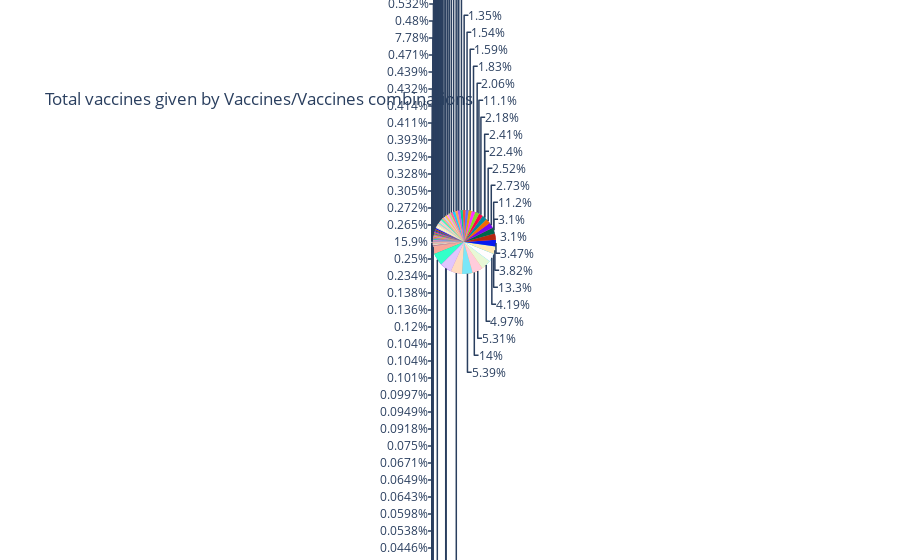

This figure's notebook cell:
### Code cell
#Piechart showing total different combinations of vaccines used by countries
fig=px.pie(vac,values='TOTAL_VACCINATIONS',names='VACCINES_USED',labels={'VACCINES_USED':'Vaccine',' 	TOTAL_VACCINATIONS':'Total'})
fig.update_layout(title='Total vaccines given by Vaccines/Vaccines combinations',showlegend=False)
fig

### Figure 1 — Plotly figure (JSON) as saved in the notebook; plotly's stock layout.template omitted (floating-point values rounded to 4 significant figures)
{"data": [{"domain": {"x": [0, 1], "y": [0, 1]}, "hovertemplate": "Vaccine=%{label}<br>TOTAL_VACCINATIONS=%{value}<extra></extra>", "labels": ["Anhui ZL - Zifivax,AstraZeneca - Vaxzevria,Beijing CNBG - BBIBP-CorV,Gamaleya - Gam-Covid-Vac,RIBSP - QazVac,SRCVB - EpiVacCorona,Unknown Vaccine", "Anhui ZL - Zifivax,Beijing CNBG - BBIBP-CorV,CanSino - Convidecia,IMB - Covidful,Pfizer BioNTech - Comirnaty,Shenzhen - LV-SMENP-DC,Sinovac - CoronaVac,Wuhan CNBG - Inactivated", "Anhui ZL - Zifivax,Gamaleya - Gam-Covid-Vac,Gamaleya - Sputnik-Light,Moderna - Spikevax,Pfizer BioNTech - Comirnaty,SII - Covishield,Sinovac - CoronaVac,Unknown Vaccine", "AstraZeneca - AZD1222", "AstraZeneca - AZD1222, Pfizer BioNTech - Comirnaty", "AstraZeneca - AZD1222, Pfizer BioNTech - Comirnaty, Sinovac - CoronaVac, Gamaleya - Sputnik V", "AstraZeneca - Vaxzevria", "AstraZeneca - Vaxzevria,Beijing CNBG - BBIBP-CorV", "AstraZeneca - Vaxzevria,Beijing CNBG - BBIBP-CorV,Bharat - Covaxin,CanSino - Convidecia,Finlay - Soberana-02,Gamaleya - Gam-Covid-Vac,Gamaleya - Sputnik-Light,Janssen - Ad26.COV 2-S,Moderna - Spikevax,Pfizer BioNTech - Comirnaty,Shifa - COVIran Barakat,Sinovac - CoronaVac", "AstraZeneca - Vaxzevria,Beijing CNBG - BBIBP-CorV,Bharat - Covaxin,CanSino - Convidecia,Gamaleya - Gam-Covid-Vac,Gamaleya - Sputnik-Light,Janssen - Ad26.COV 2-S,Moderna - Spikevax,Pfizer BioNTech - Comirnaty,SII - Covishield,Sinovac - CoronaVac", "AstraZeneca - Vaxzevria,Beijing CNBG - BBIBP-CorV,Bharat - Covaxin,CanSino - Convidecia,Gamaleya - Gam-Covid-Vac,Gamaleya - Sputnik-Light,Janssen - Ad26.COV 2-S,Moderna - Spikevax,Pfizer BioNTech - Comirnaty,Sinovac - CoronaVac", "AstraZeneca - Vaxzevria,Beijing CNBG - BBIBP-CorV,Bharat - Covaxin,Gamaleya - Gam-Covid-Vac,Gamaleya - Sputnik-Light,Janssen - Ad26.COV 2-S,Julphar - Hayat-Vax,Moderna - Spikevax,Novavax-NUVAXOVID,Pfizer BioNTech - Comirnaty,Sinovac - CoronaVac", "AstraZeneca - Vaxzevria,Beijing CNBG - BBIBP-CorV,Bharat - Covaxin,Gamaleya - Gam-Covid-Vac,Janssen - Ad26.COV 2-S,Moderna - Spikevax,Pfizer BioNTech - Comirnaty,SII - Covishield", "AstraZeneca - Vaxzevria,Beijing CNBG - BBIBP-CorV,Bharat - Covaxin,Gamaleya - Gam-Covid-Vac,Julphar - Hayat-Vax,Moderna - Spikevax,Pfizer BioNTech - Comirnaty,Sinovac - CoronaVac", "AstraZeneca - Vaxzevria,Beijing CNBG - BBIBP-CorV,Bharat - Covaxin,Janssen - Ad26.COV 2-S,Moderna - Spikevax,Novavax-NUVAXOVID,Pfizer BioNTech - Comirnaty,Sinovac - CoronaVac", "AstraZeneca - Vaxzevria,Beijing CNBG - BBIBP-CorV,CIGB - CIGB-66,Gamaleya - Gam-Covid-Vac,Moderna - Spikevax,Pfizer BioNTech - Comirnaty", "AstraZeneca - Vaxzevria,Beijing CNBG - BBIBP-CorV,CanSino - Convidecia,Gamaleya - Gam-Covid-Vac,Janssen - Ad26.COV 2-S,Moderna - Spikevax,Pfizer BioNTech - Comirnaty,Sinovac - CoronaVac", "AstraZeneca - Vaxzevria,Beijing CNBG - BBIBP-CorV,CanSino - Convidecia,Gamaleya - Gam-Covid-Vac,Moderna - Spikevax,Pfizer BioNTech - Comirnaty,SII - Covishield", "AstraZeneca - Vaxzevria,Beijing CNBG - BBIBP-CorV,Gamaleya - Gam-Covid-Vac,Gamaleya - Sputnik-Light,Janssen - Ad26.COV 2-S,Pfizer BioNTech - Comirnaty,SII - Covishield,Sinovac - CoronaVac", "AstraZeneca - Vaxzevria,Beijing CNBG - BBIBP-CorV,Gamaleya - Gam-Covid-Vac,Gamaleya - Sputnik-Light,Moderna - Spikevax,Pfizer BioNTech - Comirnaty,Sinovac - CoronaVac,Wuhan CNBG - Inactivated", "AstraZeneca - Vaxzevria,Beijing CNBG - BBIBP-CorV,Gamaleya - Gam-Covid-Vac,Janssen - Ad26.COV 2-S,Moderna - Spikevax,Pfizer BioNTech - Comirnaty,SII - Covishield", "AstraZeneca - Vaxzevria,Beijing CNBG - BBIBP-CorV,Gamaleya - Gam-Covid-Vac,Janssen - Ad26.COV 2-S,Moderna - Spikevax,Pfizer BioNTech - Comirnaty,SII - Covishield,Sinovac - CoronaVac", "AstraZeneca - Vaxzevria,Beijing CNBG - BBIBP-CorV,Gamaleya - Gam-Covid-Vac,Janssen - Ad26.COV 2-S,Moderna - Spikevax,Pfizer BioNTech - Comirnaty,Sinovac - CoronaVac", "AstraZeneca - Vaxzevria,Beijing CNBG - BBIBP-CorV,Gamaleya - Gam-Covid-Vac,Janssen - Ad26.COV 2-S,Pfizer BioNTech - Comirnaty,SII - Covishield", "AstraZeneca - Vaxzevria,Beijing CNBG - BBIBP-CorV,Gamaleya - Gam-Covid-Vac,Moderna - Spikevax,Pfizer BioNTech - Comirnaty", "AstraZeneca - Vaxzevria,Beijing CNBG - BBIBP-CorV,Gamaleya - Gam-Covid-Vac,Moderna - Spikevax,Pfizer BioNTech - Comirnaty,RIBSP - QazVac", "AstraZeneca - Vaxzevria,Beijing CNBG - BBIBP-CorV,Gamaleya - Gam-Covid-Vac,Moderna - Spikevax,Pfizer BioNTech - Comirnaty,SII - Covishield", "AstraZeneca - Vaxzevria,Beijing CNBG - BBIBP-CorV,Gamaleya - Gam-Covid-Vac,Moderna - Spikevax,Pfizer BioNTech - Comirnaty,Sinovac - CoronaVac,Wuhan CNBG - Inactivated", "AstraZeneca - Vaxzevria,Beijing CNBG - BBIBP-CorV,Gamaleya - Gam-Covid-Vac,Pfizer BioNTech - Comirnaty,Unknown Vaccine", "AstraZeneca - Vaxzevria,Beijing CNBG - BBIBP-CorV,Janssen - Ad26.COV 2-S", "AstraZeneca - Vaxzevria,Beijing CNBG - BBIBP-CorV,Janssen - Ad26.COV 2-S,Moderna - Spikevax,Novavax-NUVAXOVID,Pfizer BioNTech - Comirnaty,Sinovac - CoronaVac", "AstraZeneca - Vaxzevria,Beijing CNBG - BBIBP-CorV,Janssen - Ad26.COV 2-S,Moderna - Spikevax,Pfizer BioNTech - Comirnaty", "AstraZeneca - Vaxzevria,Beijing CNBG - BBIBP-CorV,Janssen - Ad26.COV 2-S,Moderna - Spikevax,Pfizer BioNTech - Comirnaty,SII - Covishield,SII - Covovax,Sinovac - CoronaVac", "AstraZeneca - Vaxzevria,Beijing CNBG - BBIBP-CorV,Janssen - Ad26.COV 2-S,Moderna - Spikevax,Pfizer BioNTech - Comirnaty,SII - Covishield,Sinovac - CoronaVac", "AstraZeneca - Vaxzevria,Beijing CNBG - BBIBP-CorV,Janssen - Ad26.COV 2-S,Pfizer BioNTech - Comirnaty,SII - Covishield", "AstraZeneca - Vaxzevria,Beijing CNBG - BBIBP-CorV,Janssen - Ad26.COV 2-S,SII - Covishield", "AstraZeneca - Vaxzevria,Beijing CNBG - BBIBP-CorV,Moderna - Spikevax,Pfizer BioNTech - Comirnaty", "AstraZeneca - Vaxzevria,Beijing CNBG - BBIBP-CorV,Moderna - Spikevax,Pfizer BioNTech - Comirnaty,SII - Covishield", "AstraZeneca - Vaxzevria,Beijing CNBG - BBIBP-CorV,Moderna - Spikevax,Pfizer BioNTech - Comirnaty,SII - Covishield,Sinovac - CoronaVac", "AstraZeneca - Vaxzevria,Beijing CNBG - BBIBP-CorV,Pfizer BioNTech - Comirnaty,SII - Covishield", "AstraZeneca - Vaxzevria,Beijing CNBG - BBIBP-CorV,Pfizer BioNTech - Comirnaty,Sinovac - CoronaVac", "AstraZeneca - Vaxzevria,CIGB - CIGB-66,Finlay - Soberana Plus,Finlay - Soberana-02,Gamaleya - Gam-Covid-Vac,Gamaleya - Sputnik-Light,Janssen - Ad26.COV 2-S,Pfizer BioNTech - Comirnaty,SII - Covishield", "AstraZeneca - Vaxzevria,CanSino - Convidecia,Gamaleya - Gam-Covid-Vac,Janssen - Ad26.COV 2-S,Moderna - Spikevax,Pfizer BioNTech - Comirnaty,Sinovac - CoronaVac", "AstraZeneca - Vaxzevria,CanSino - Convidecia,Moderna - Spikevax,Pfizer BioNTech - Comirnaty,Sinovac - CoronaVac", "AstraZeneca - Vaxzevria,CanSino - Convidecia,Pfizer BioNTech - Comirnaty,Sinovac - CoronaVac", "AstraZeneca - Vaxzevria,Gamaleya - Gam-Covid-Vac,Gamaleya - Sputnik-Light,Pfizer BioNTech - Comirnaty,SII - Covishield", "AstraZeneca - Vaxzevria,Gamaleya - Gam-Covid-Vac,Gamaleya - Sputnik-Light,Pfizer BioNTech - Comirnaty,Sinovac - CoronaVac", "AstraZeneca - Vaxzevria,Gamaleya - Gam-Covid-Vac,Janssen - Ad26.COV 2-S,Moderna - Spikevax,Novavax-NUVAXOVID,Pfizer BioNTech - Comirnaty", "AstraZeneca - Vaxzevria,Gamaleya - Gam-Covid-Vac,Janssen - Ad26.COV 2-S,Moderna - Spikevax,Pfizer BioNTech - Comirnaty,SII - Covishield", "AstraZeneca - Vaxzevria,Gamaleya - Gam-Covid-Vac,Moderna - Spikevax,Pfizer BioNTech - Comirnaty,SII - Covishield", "AstraZeneca - Vaxzevria,Gamaleya - Gam-Covid-Vac,Moderna - Spikevax,Pfizer BioNTech - Comirnaty,SII - Covishield,Sinovac - CoronaVac", "AstraZeneca - Vaxzevria,Gamaleya - Gam-Covid-Vac,Pfizer BioNTech - Comirnaty,SII - Covishield,Sinovac - CoronaVac", "AstraZeneca - Vaxzevria,Janssen - Ad26.COV 2-S", "AstraZeneca - Vaxzevria,Janssen - Ad26.COV 2-S,Moderna - Spikevax,Novavax - Covavax,Novavax-NUVAXOVID,Pfizer BioNTech - Comirnaty", "AstraZeneca - Vaxzevria,Janssen - Ad26.COV 2-S,Moderna - Spikevax,Novavax-NUVAXOVID,Pfizer BioNTech - Comirnaty", "AstraZeneca - Vaxzevria,Janssen - Ad26.COV 2-S,Moderna - Spikevax,Novavax-NUVAXOVID,Pfizer BioNTech - Comirnaty,Unknown Vaccine", "AstraZeneca - Vaxzevria,Janssen - Ad26.COV 2-S,Moderna - Spikevax,Pfizer BioNTech - Comirnaty", "AstraZeneca - Vaxzevria,Janssen - Ad26.COV 2-S,Moderna - Spikevax,Pfizer BioNTech - Comirnaty,SII - Covishield", "AstraZeneca - Vaxzevria,Janssen - Ad26.COV 2-S,Moderna - Spikevax,Pfizer BioNTech - Comirnaty,SII - Covishield,Sinovac - CoronaVac", "AstraZeneca - Vaxzevria,Janssen - Ad26.COV 2-S,Moderna - Spikevax,Pfizer BioNTech - Comirnaty,Sinovac - CoronaVac", "AstraZeneca - Vaxzevria,Janssen - Ad26.COV 2-S,Moderna - Spikevax,Pfizer BioNTech - Comirnaty,Unknown Vaccine", "AstraZeneca - Vaxzevria,Janssen - Ad26.COV 2-S,Novavax-NUVAXOVID,Pfizer BioNTech - Comirnaty", "AstraZeneca - Vaxzevria,Janssen - Ad26.COV 2-S,Pfizer BioNTech - Comirnaty,SII - Covishield", "AstraZeneca - Vaxzevria,Janssen - Ad26.COV 2-S,Pfizer BioNTech - Comirnaty,SII - Covishield,Sinovac - CoronaVac", "AstraZeneca - Vaxzevria,Moderna - Spikevax,Novavax-NUVAXOVID,Pfizer BioNTech - Comirnaty", "AstraZeneca - Vaxzevria,Moderna - Spikevax,Novavax-NUVAXOVID,Pfizer BioNTech - Comirnaty,Unknown Vaccine", "AstraZeneca - Vaxzevria,Moderna - Spikevax,Pfizer BioNTech - Comirnaty", "AstraZeneca - Vaxzevria,Moderna - Spikevax,SII - Covishield", "AstraZeneca - Vaxzevria,Pfizer BioNTech - Comirnaty", "AstraZeneca - Vaxzevria,Pfizer BioNTech - Comirnaty,SII - Covishield", "AstraZeneca - Vaxzevria,Pfizer BioNTech - Comirnaty,SII - Covishield,Sinovac - CoronaVac", "AstraZeneca - Vaxzevria,Pfizer BioNTech - Comirnaty,Sinovac - CoronaVac", "AstraZeneca - Vaxzevria,SII - Covishield", "AstraZeneca - Vaxzevria,SII - Covishield,Sinovac - CoronaVac", "Beijing CNBG - BBIBP-CorV", "Beijing CNBG - BBIBP-CorV,Bharat - Covaxin,Gamaleya - Gam-Covid-Vac,Sinovac - CoronaVac", "Beijing CNBG - BBIBP-CorV,Bharat - Covaxin,Janssen - Ad26.COV 2-S,SII - Covishield", "Beijing CNBG - BBIBP-CorV,Bharat - Covaxin,SII - Covishield", "Beijing CNBG - BBIBP-CorV,CIGB - CIGB-66,Finlay - Soberana-02,Gamaleya - Gam-Covid-Vac,Gamaleya - Sputnik-Light,Sinovac - CoronaVac", "Beijing CNBG - BBIBP-CorV,Chumakov - Covi-Vac,Gamaleya - Gam-Covid-Vac,Gamaleya - Sputnik-Light", "Beijing CNBG - BBIBP-CorV,Gamaleya - Gam-Covid-Vac,Janssen - Ad26.COV 2-S,Moderna - Spikevax,Pfizer BioNTech - Comirnaty,SII - Covishield,Sinovac - CoronaVac", "Beijing CNBG - BBIBP-CorV,Gamaleya - Gam-Covid-Vac,Janssen - Ad26.COV 2-S,Pfizer BioNTech - Comirnaty,SII - Covishield", "Beijing CNBG - BBIBP-CorV,Gamaleya - Gam-Covid-Vac,Janssen - Ad26.COV 2-S,Pfizer BioNTech - Comirnaty,SII - Covishield,Sinovac - CoronaVac", "Beijing CNBG - BBIBP-CorV,Gamaleya - Gam-Covid-Vac,Julphar - Hayat-Vax,SII - Covishield", "Beijing CNBG - BBIBP-CorV,Gamaleya - Gam-Covid-Vac,Moderna - Spikevax,SII - Covishield", "Beijing CNBG - BBIBP-CorV,Gamaleya - Gam-Covid-Vac,Pfizer BioNTech - Comirnaty", "Beijing CNBG - BBIBP-CorV,Gamaleya - Gam-Covid-Vac,Pfizer BioNTech - Comirnaty,RIBSP - QazVac,Sinovac - CoronaVac", "Beijing CNBG - BBIBP-CorV,Gamaleya - Gam-Covid-Vac,SII - Covishield,Sinovac - CoronaVac", "Beijing CNBG - BBIBP-CorV,Janssen - Ad26.COV 2-S,Moderna - Spikevax,Pfizer BioNTech - Comirnaty,SII - Covishield", "Beijing CNBG - BBIBP-CorV,Janssen - Ad26.COV 2-S,Pfizer BioNTech - Comirnaty", "Beijing CNBG - BBIBP-CorV,Janssen - Ad26.COV 2-S,Pfizer BioNTech - Comirnaty,SII - Covishield", "Beijing CNBG - BBIBP-CorV,Janssen - Ad26.COV 2-S,SII - Covishield", "Beijing CNBG - BBIBP-CorV,Moderna - Spikevax,Pfizer BioNTech - Comirnaty,SII - Covishield", "Beijing CNBG - BBIBP-CorV,SII - Covishield", "Beijing CNBG - BBIBP-CorV,Sinovac - CoronaVac", "Bharat - Covaxin,Biological E - Corbevax,Gamaleya - Gam-Covid-Vac,Janssen - Ad26.COV 2-S,Moderna - Spikevax,SII - Covishield,SII - Covovax,Zydus - ZyCov-D", "Bharat - Covaxin,Janssen - Ad26.COV 2-S,Moderna - Spikevax,Pfizer BioNTech - Comirnaty,SII - Covishield,Sinovac - CoronaVac", "Bharat - Covaxin,SII - Covishield", "CIGB - CIGB-66,Finlay - Soberana Plus,Finlay - Soberana-02", "Gamaleya - Gam-Covid-Vac,Pfizer BioNTech - Comirnaty", "Gamaleya - Gam-Covid-Vac,SII - Covishield", "Janssen - Ad26.COV 2-S,Moderna - Spikevax", "Janssen - Ad26.COV 2-S,Moderna - Spikevax,Novavax-NUVAXOVID,Pfizer BioNTech - Comirnaty", "Janssen - Ad26.COV 2-S,Moderna - Spikevax,Pfizer BioNTech - Comirnaty", "Janssen - Ad26.COV 2-S,Moderna - Spikevax,Pfizer BioNTech - Comirnaty,SII - Covishield,Sinovac - CoronaVac", "Janssen - Ad26.COV 2-S,Pfizer BioNTech - Comirnaty", "Janssen - Ad26.COV 2-S,Pfizer BioNTech - Comirnaty,SII - Covishield", "Janssen - Ad26.COV 2-S,SII - Covishield", "Moderna - Spikevax", "Moderna - Spikevax,Pfizer BioNTech - Comirnaty", "Moderna - mRNA-1273", "Moderna - mRNA-1273, AstraZeneca - AZD1222, Pfizer BioNTech - Comirnaty", "Moderna - mRNA-1273, Pfizer BioNTech - Comirnaty", "Pfizer BioNTech - Comirnaty", "Pfizer BioNTech - Comirnaty, Sinovac - CoronaVac, Turkovac", "SII - Covishield", "SRCVB - EpiVacCorona, Gamaleya - Sputnik V"], "legendgroup": "", "name": "", "showlegend": true, "type": "pie", "values": [13514000, -2147483648, 69218586, 17282, 119855, 1924950, 30293, 182923, 154573470, 381992256, 293584938, 166730872, 59014127, 9407422, 25658974, 260246761, 72150541, 109652736, 12388167, 2150112, 16331195, 318613447, 18732245, 136512, 6717622, 2980022, 45668472, 1861953, 526813, 292146, 439211020, 1278500, 142635014, 44203568, 3956882, 489532, 99386678, 2632367, 11250496, 540361, 2720694, 11867540, 223158993, 62437460, 38291208, 72875, 13763859, 7176980, 16211055, 19769935, 15441380, 2991576, 41453, 58294, 454888822, 400867128, 166151579, 89013994, 31668577, 89015414, 30601545, 11788772, 362109, 488947139, 321037169, 22750237, 178863291, 1542401, 11279555, 64225, 1842717, 8741748, 251746, 15813781, 3903533, 12582801, 52509414, 3444449, 37860994, 16102869, 26106436, 18547812, 7597562, 215396, 833210, 569829, 32989949, 15267442, 21522783, 28091873, 2859721, 38299825, 859940, 78160278, 488738, -2147483648, 2891400, 1714941, 37874103, 69338, 20152826, 476304, 643699712, 819621, 25783131, 38818567, 773579, 7788964, 16782, 239232, 79745, 597955, 139739, 665201, 152405372, 120034887, 179202586]}], "layout": {"legend": {"tracegroupgap": 0}, "margin": {"t": 60}, "showlegend": false, "title": {"text": "Total vaccines given by Vaccines/Vaccines combinations"}}}
